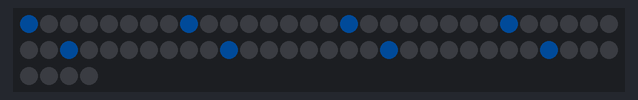
Simulated run of this program. Board: Raspberry Pi (BCM pin numbers). Shown: 64 RGB LEDs in strip order, left to right, continuing on the next row. Dim RGB values are drawn brighter than linear.

Above: at 0.01 s.
At 0.58 s:
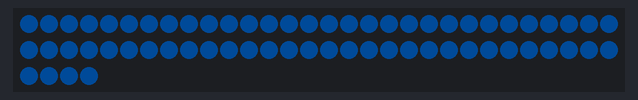
At 1.3 s:
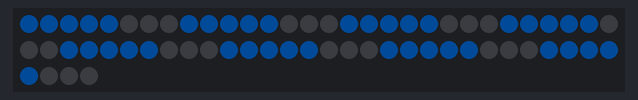

The program:

example.py
```python
# Runs a column-sweep animation on an 8x8 WS2812 matrix from a Raspberry Pi using the rpi_ws281x library (GPIO 18).
#
# Buy this module: https://shillehtek.com/products/ws2812-8x8-led-matrix-arduino-esp32-raspberry-pi
# Full manual: https://shillehtek.com/blogs/shillehtek-product-manuals/ws2812-8x8-led-matrix-arduino-esp32-raspberry-pi-manual
# More examples: https://github.com/shillehbean/shillehtek-examples
#

import time
from rpi_ws281x import PixelStrip, Color

# sudo pip3 install rpi_ws281x   |   run with: sudo python3 matrix_demo.py

strip = PixelStrip(64, 18, brightness=40)  # 64 px, GPIO 18
strip.begin()

def xy(x, y, serpentine=False):
    if serpentine and y % 2 == 1:
        return y * 8 + (7 - x)
    return y * 8 + x

while True:
    # column sweep
    for x in range(8):
        for y in range(8):
            strip.setPixelColor(xy(x, y), Color(0, 80, 160))
        strip.show()
        time.sleep(0.08)
    for i in range(64):
        strip.setPixelColor(i, Color(0, 0, 0))
    strip.show()
    time.sleep(0.3)
```

Measured:
- by itself, everything shown: repeats every 0.96 s, in 9 steps
